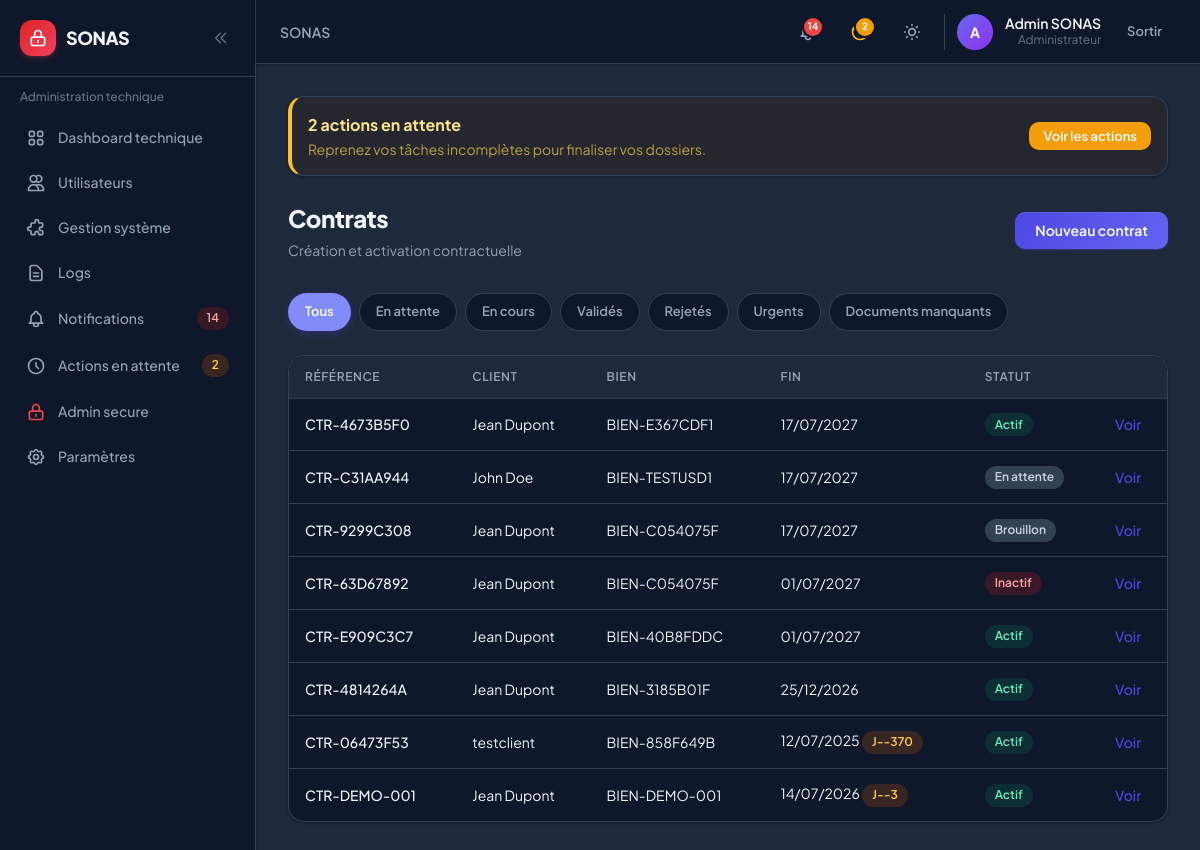
/sonas/contrats/ (signed in), run on the app's committed database.
### accounts/models.py (models this page shows, shortened)
class User(AbstractUser):
    role = models.CharField(
        max_length=10,
        choices=UserRole.choices,
        default=UserRole.CLIENT,
        db_index=True,
    )
    phone = models.CharField(max_length=20, blank=True)
    theme_preference = models.CharField(
        max_length=10,
        choices=[('light', 'Clair'), ('dark', 'Sombre'), ('system', 'Système')],
        default='system',
    )
    created_at = models.DateTimeField(auto_now_add=True)
    updated_at = models.DateTimeField(auto_now=True)
    class Meta:
        verbose_name = 'Utilisateur'
        verbose_name_plural = 'Utilisateurs'
    @property
    def is_client(self):
        return self.role == UserRole.CLIENT
    @property
    def is_admin_user(self):
        return self.role == UserRole.ADMIN
    @property
    def is_internal(self):
        return self.role in (UserRole.AGENT, UserRole.GERANT, UserRole.ADMIN)

### contrats/models.py (models this page shows, shortened)
class Contrat(models.Model):
    client = models.ForeignKey(Client, on_delete=models.CASCADE, related_name='contrats')
    bien = models.ForeignKey(Bien, on_delete=models.CASCADE, related_name='contrats')
    reference = models.CharField(max_length=50, unique=True)
    date_debut = models.DateField()
    date_fin = models.DateField()
    statut = models.CharField(
        max_length=15,
        choices=ContratStatut.choices,
        default=ContratStatut.BROUILLON,
    )
    montant_annuel = models.DecimalField(max_digits=12, decimal_places=2, null=True, blank=True)
    plafond_indemnisation = models.DecimalField(
        max_digits=12,
        decimal_places=2,
        default=0,
        help_text='Plafond total d\'indemnisation du contrat (USD).',
    )
    montant_indemnise_cumule = models.DecimalField(
        max_digits=12,
        decimal_places=2,
        default=0,
        help_text='Montant total déjà indemnisé sur ce contrat (USD).',
    )
    grille_tarifaire = models.ForeignKey(
        GrilleTarifaire,
        on_delete=models.SET_NULL,
        null=True,
        blank=True,
        related_name='contrats',
        verbose_name='Forfait d\'assurance',
    )
    bon_paiement_reference = models.CharField(max_length=50, blank=True, db_index=True)
    paiement_valide = models.BooleanField(default=False)
    notes = models.TextField(blank=True)
    date_souscription = models.DateTimeField(null=True, blank=True)
    alerte_j30_envoyee = models.BooleanField(default=False)
    alerte_j15_envoyee = models.BooleanField(default=False)
    alerte_j7_envoyee = models.BooleanField(default=False)
    alerte_j0_envoyee = models.BooleanField(default=False)
    sinistres_bloques = models.BooleanField(default=False)
    created_at = models.DateTimeField(auto_now_add=True)
    updated_at = models.DateTimeField(auto_now=True)
    class Meta:
        verbose_name = 'Contrat'
        verbose_name_plural = 'Contrats'
        ordering = ['-created_at']
    @property
    def jours_restants(self):
        return (self.date_fin - date.today()).days

### clients/models.py (models this page shows, shortened)
class Client(models.Model):
    user = models.OneToOneField(
        settings.AUTH_USER_MODEL,
        on_delete=models.CASCADE,
        related_name='client_profile',
    )
    raison_sociale = models.CharField(max_length=200, blank=True)
    siret = models.CharField(max_length=14, blank=True)
    adresse = models.TextField(blank=True)
    code_postal = models.CharField(max_length=10, blank=True)
    ville = models.CharField(max_length=100, blank=True)
    is_active = models.BooleanField(default=True)
    notes_internes = models.TextField(blank=True, help_text='Visible uniquement en interne')
    created_at = models.DateTimeField(auto_now_add=True)
    updated_at = models.DateTimeField(auto_now=True)
    class Meta:
        verbose_name = 'Client'
        verbose_name_plural = 'Clients'
        ordering = ['-created_at']
    def __str__(self):
        name = self.raison_sociale or self.user.get_full_name() or self.user.username
        return name
    @property
    def display_name(self):
        return self.__str__()

### biens/models.py (models this page shows, shortened)
class Bien(models.Model):
    client = models.ForeignKey(Client, on_delete=models.CASCADE, related_name='biens')
    reference = models.CharField(max_length=50, unique=True)
    type_bien = models.CharField(max_length=20, choices=BienType.choices, default=BienType.APPARTEMENT)
    adresse = models.TextField()
    code_postal = models.CharField(max_length=10)
    ville = models.CharField(max_length=100)
    surface_m2 = models.DecimalField(max_digits=10, decimal_places=2, null=True, blank=True)
    valeur_estimee = models.DecimalField(
        max_digits=14,
        decimal_places=2,
        null=True,
        blank=True,
        help_text='Valeur estimée du bien en USD (utilisée pour la grille tarifaire).',
    )
    grille_tarifaire = models.ForeignKey(
        'contrats.GrilleTarifaire',
        on_delete=models.SET_NULL,
        null=True,
        blank=True,
        related_name='biens',
        verbose_name='Forfait d\'assurance',
    )
    description = models.TextField(blank=True)
    statut = models.CharField(max_length=15, choices=BienStatut.choices, default=BienStatut.EN_ATTENTE)
    motif_rejet = models.TextField(blank=True)
    created_at = models.DateTimeField(auto_now_add=True)
    updated_at = models.DateTimeField(auto_now=True)
    class Meta:
        verbose_name = 'Bien'
        verbose_name_plural = 'Biens'
        ordering = ['-created_at']

### contrats/views.py (the view)
# urls.py: path('', views.contrat_list, name='list'),
@internal_required
def contrat_list(request):
    filter_key = get_active_filter(request)
    qs = Contrat.objects.select_related('client', 'client__user', 'bien')
    if filter_key == 'en_attente':
        qs = qs.filter(statut__in=(ContratStatut.EN_ATTENTE, ContratStatut.BROUILLON))
    elif filter_key == 'valides':
        qs = qs.filter(statut=ContratStatut.ACTIF)
    elif filter_key == 'rejetes':
        qs = qs.filter(statut=ContratStatut.RESILIE)
    elif filter_key == 'urgents':
        qs = qs.filter(
            statut=ContratStatut.ACTIF,
            date_fin__lte=date.today() + timedelta(days=7),
        )
    return render(request, 'contrats/list_internal.html', {
        'contrats': qs,
        'filter_choices': FILTER_CHOICES,
        'active_filter': filter_key,
    })

### core/filters.py (called while the page is built)
def get_active_filter(request, default='all'):
    return request.GET.get('filter', default)

### notifications/services.py (called while the page is built)
def get_pending_actions_count(user):
    return ActionEnAttente.objects.filter(user=user, is_resolved=False).count()

def get_unread_count(user):
    return Notification.objects.filter(user=user, is_read=False).count()

def get_recent_notifications(user, limit=5):
    return Notification.objects.filter(user=user).order_by('-created_at')[:limit]

### templates/contrats/list_internal.html (shortened to what this page needs)
{% extends 'base.html' %}
{% block content %}
<div class="sonas-page-header flex flex-col sm:flex-row sm:items-center sm:justify-between gap-4 mb-8">
    <div>
        <h1>{% if user.is_client %}Mes contrats{% else %}Contrats{% endif %}</h1>
        <p>{% if user.is_client %}Vos souscriptions et contrats actifs{% else %}Création et activation contractuelle{% endif %}</p>
    </div>
    {% if user.is_client %}
    <a href="{% url 'contrats_client:create' %}" class="sonas-btn sonas-btn-primary">Souscrire un contrat</a>
    {% else %}
    <a href="{% url 'contrats:create' %}" class="sonas-btn sonas-btn-primary">Nouveau contrat</a>
    {% endif %}
</div>
{% if not user.is_client %}{% include 'partials/filter_buttons.html' %}{% endif %}
<div class="hidden lg:block sonas-card overflow-hidden sonas-table-wrap">
    <table class="sonas-table">
        <thead><tr>
            <th>Référence</th>
            {% if not user.is_client %}<th>Client</th>{% endif %}
            <th>Bien</th>
            <th>Fin</th>
            <th>Statut</th>
            <th></th>
        </tr></thead>
        <tbody>
            {% for c in contrats %}
            <tr>
                <td class="font-medium">{{ c.reference }}</td>
                {% if not user.is_client %}<td>{{ c.client.display_name }}</td>{% endif %}
                <td>{{ c.bien.reference }}</td>
                <td>{{ c.date_fin|date:"d/m/Y" }}{% if c.jours_restants <= 30 and c.statut == 'ACTIF' %} <span class="sonas-badge sonas-badge-yellow">J-{{ c.jours_restants }}</span>{% endif %}</td>
                <td><span class="sonas-badge sonas-badge-{% if c.statut == 'ACTIF' %}green{% elif c.statut == 'INACTIF' or c.statut == 'EPUISE' or c.statut == 'EXPIRE' or c.statut == 'RESILIE' %}red{% else %}gray{% endif %}">{{ c.get_statut_display }}</span></td>
                <td><a href="{% if user.is_client %}{% url 'contrats_client:detail' c.pk %}{% else %}{% url 'contrats:detail' c.pk %}{% endif %}" class="text-indigo-600 hover:underline font-medium">Voir</a></td>
            </tr>
            {% empty %}
            <tr><td colspan="6" class="p-8 text-center text-slate-500">Aucun contrat.</td></tr>
            {% endfor %}
        </tbody>
    </table>
</div>
{% endblock %}

### templates/partials/navbar.html (shortened to what this page needs)
<header class="sticky top-0 z-30 sonas-card border-0 border-b rounded-none px-3 sm:px-6 h-14 sm:h-16 flex items-center justify-between shrink-0 gap-2">
    <div class="flex items-center gap-2 sm:gap-4 min-w-0 flex-1">
        <h2 class="text-sm font-semibold text-slate-500 dark:text-slate-400 truncate hidden lg:block">
            {% block page_breadcrumb %}SONAS{% endblock %}
        </h2>
    </div>
    <div class="flex items-center gap-1 sm:gap-3 shrink-0">
        <a href="{% url url_notifications_list %}" class="relative p-2.5 rounded-xl hover:bg-slate-100 dark:hover:bg-slate-800 transition-colors" title="Notifications{% if unread_notifications_count %} ({{ unread_notifications_count }}){% endif %}">
            {% if unread_notifications_count %}
            <span class="absolute top-1.5 right-1.5 min-w-[1.125rem] h-[1.125rem] px-0.5 bg-red-500 rounded-full ring-2 ring-white dark:ring-slate-900 text-[10px] font-bold text-white flex items-center justify-center">{{ unread_notifications_count }}</span>
            {% endif %}
        </a>
        {% if pending_actions_count %}
        <a href="{% url url_pending_actions %}" class="relative p-2.5 rounded-xl hover:bg-slate-100 dark:hover:bg-slate-800 transition-colors" title="Actions en attente ({{ pending_actions_count }})">
            <span class="absolute top-1.5 right-1.5 min-w-[1.125rem] h-[1.125rem] px-0.5 bg-amber-500 rounded-full ring-2 ring-white dark:ring-slate-900 text-[10px] font-bold text-white flex items-center justify-center">{{ pending_actions_count }}</span>
        </a>
        {% endif %}
        <button @click="toggle()" class="p-2.5 rounded-xl hover:bg-slate-100 dark:hover:bg-slate-800 transition-colors" title="Thème">
        </button>
        <div class="hidden sm:flex items-center gap-3 pl-3 border-l border-slate-200 dark:border-slate-700">
            <div class="w-9 h-9 rounded-full bg-gradient-to-br from-indigo-500 to-purple-600 flex items-center justify-center text-white text-sm font-bold">
                {{ user.first_name|first|default:user.username|first|upper }}
            </div>
            <div class="text-right hidden md:block">
                <p class="text-sm font-semibold leading-tight">{{ user.get_full_name|default:user.username }}</p>
                <p class="text-xs text-slate-500">{{ user.get_role_display }}</p>
            </div>
        </div>
        <form method="post" action="{% url 'accounts:logout' %}">
            <button type="submit" class="sonas-btn sonas-btn-ghost sonas-btn-sm">Sortir</button>
        </form>
    </div>
</header>

### static/css/sonas.css (style rules this page uses)
:root { --sonas-primary: #4f46e5; --sonas-primary-hover: #4338ca; --sonas-primary-light: #eef2ff; --sonas-danger: #ef4444; --sonas-warning: #f59e0b; --sonas-success: #10b981; --sonas-surface: #ffffff; --sonas-surface-2: #f8fafc; --sonas-border: #e2e8f0; --sonas-text: #0f172a; --sonas-muted: #64748b; --sonas-radius: 0.75rem; --sonas-radius-lg: 1rem; --sonas-shadow: 0 1px 3px rgb(15 23 42 / 0.06), 0 1px 2px rgb(15 23 42 / 0.04); --sonas-shadow-md: 0 4px 6px -1px rgb(15 23 42 / 0.07), 0 2px 4px -2px rgb(15 23 42 / 0.05); --sonas-shadow-lg: 0 20px 40px -12px rgb(15 23 42 / 0.12); }
.dark { --sonas-primary: #818cf8; --sonas-primary-hover: #a5b4fc; --sonas-primary-light: rgb(79 70 229 / 0.15); --sonas-surface: #0f172a; --sonas-surface-2: #1e293b; --sonas-border: #334155; --sonas-text: #f1f5f9; --sonas-muted: #94a3b8; --sonas-shadow: 0 1px 3px rgb(0 0 0 / 0.3); --sonas-shadow-md: 0 4px 12px rgb(0 0 0 / 0.35); --sonas-shadow-lg: 0 20px 40px rgb(0 0 0 / 0.45); }
body { font-family: 'Plus Jakarta Sans', system-ui, sans-serif; -webkit-font-smoothing: antialiased; }
.sonas-btn { display: inline-flex; align-items: center; justify-content: center; gap: 0.5rem; padding: 0.625rem 1.25rem; font-size: 0.875rem; font-weight: 600; border-radius: 0.625rem; transition: all 0.2s ease; cursor: pointer; border: none; text-decoration: none; line-height: 1.25; }
.sonas-btn-primary { background: linear-gradient(135deg, #4f46e5 0%, #6366f1 100%); color: white; box-shadow: 0 1px 2px rgb(79 70 229 / 0.4), inset 0 1px 0 rgb(255 255 255 / 0.1); }
.sonas-btn-ghost { background: transparent; color: var(--sonas-muted); }
.sonas-btn-sm { padding: 0.375rem 0.875rem; font-size: 0.8125rem; }
.sonas-card { background: var(--sonas-surface); border: 1px solid var(--sonas-border); border-radius: var(--sonas-radius-lg); box-shadow: var(--sonas-shadow); transition: box-shadow 0.2s, border-color 0.2s, transform 0.2s; }
.sonas-badge { display: inline-flex; align-items: center; padding: 0.2rem 0.625rem; font-size: 0.75rem; font-weight: 600; border-radius: 9999px; line-height: 1.4; }
.sonas-badge-green { background: #d1fae5; color: #047857; }
.dark .sonas-badge-green { background: rgb(4 120 87 / 0.25); color: #6ee7b7; }
.sonas-badge-yellow { background: #fef3c7; color: #b45309; }
.dark .sonas-badge-yellow { background: rgb(180 83 9 / 0.25); color: #fcd34d; }
.sonas-badge-red { background: #fee2e2; color: #b91c1c; }
.dark .sonas-badge-red { background: rgb(185 28 28 / 0.25); color: #fca5a5; }
.sonas-badge-gray { background: #f1f5f9; color: #475569; }
.dark .sonas-badge-gray { background: #334155; color: #cbd5e1; }
.sonas-table { width: 100%; font-size: 0.875rem; border-collapse: collapse; }
.sonas-table thead th { text-align: left; padding: 0.75rem 1rem; font-size: 0.75rem; font-weight: 600; text-transform: uppercase; letter-spacing: 0.05em; color: var(--sonas-muted); background: var(--sonas-surface-2); border-bottom: 1px solid var(--sonas-border); }
.sonas-table tbody td { padding: 0.875rem 1rem; border-bottom: 1px solid var(--sonas-border); }
.sonas-table tbody tr:last-child td { border-bottom: none; }
.sonas-table-wrap { overflow-x: auto; -webkit-overflow-scrolling: touch; }
.sonas-page-header h1 { font-size: 1.5rem; font-weight: 800; letter-spacing: -0.02em; color: var(--sonas-text); }
.sonas-page-header p { font-size: 0.875rem; color: var(--sonas-muted); margin-top: 0.25rem; }

### data on the page
User: first_name|first "A", get_full_name "Admin SONAS", role "Administrateur"
Contrat: reference "CTR-4673B5F0", client.display_name "Jean Dupont", bien.reference "BIEN-E367CDF1", date_fin "17/07/2027", statut "Actif"
Contrat: reference "CTR-C31AA944", client.display_name "John Doe", bien.reference "BIEN-TESTUSD1", date_fin "17/07/2027", statut "En attente"
Contrat: reference "CTR-9299C308", client.display_name "Jean Dupont", bien.reference "BIEN-C054075F", date_fin "17/07/2027", statut "Brouillon"
Contrat: reference "CTR-63D67892", client.display_name "Jean Dupont", bien.reference "BIEN-C054075F", date_fin "01/07/2027", statut "Inactif"
Contrat: reference "CTR-E909C3C7", client.display_name "Jean Dupont", bien.reference "BIEN-40B8FDDC", date_fin "01/07/2027", statut "Actif"
Contrat: reference "CTR-4814264A", client.display_name "Jean Dupont", bien.reference "BIEN-3185B01F", date_fin "25/12/2026", statut "Actif"
Contrat: reference "CTR-06473F53", client.display_name "testclient", bien.reference "BIEN-858F649B", date_fin "12/07/2025", jours_restants "-370", statut "Actif"
Contrat: reference "CTR-DEMO-001", client.display_name "Jean Dupont", bien.reference "BIEN-DEMO-001", date_fin "14/07/2026", jours_restants "-3", statut "Actif"

### other printed values
{{ unread_notifications_count }} "14"
{{ pending_actions_count }} "2"
{{ label }} "Tous" "En attente" "En cours" "Validés" "Rejetés" "Urgents" "Documents manquants"
